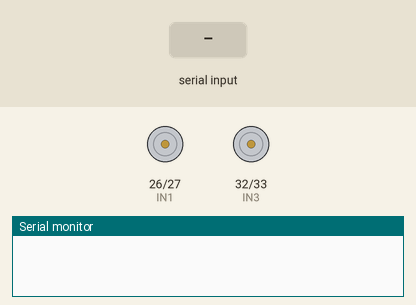
Bench run of a sketch on a simulated ESP32. On the bench: motor-driver pin pairs drawn as motors (green arrow = first pin HIGH = forward, orange = second pin HIGH = backward, longer = more drive), the last lines printed to the serial monitor. The inputs (shaded band) are chosen by the test bench.

Above: at 1.2 s.
1.3 s: "1" received over Serial
At 2.0 s:
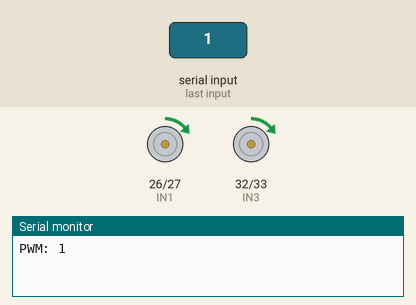
2.8 s: "0" received over Serial
At 3.1 s:
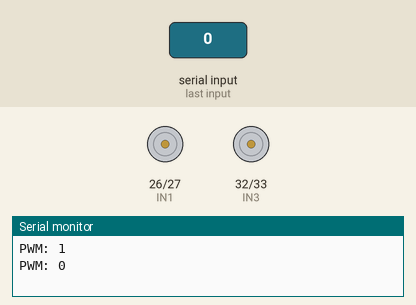
4.3 s: "0" received over Serial
At 5.5 s:
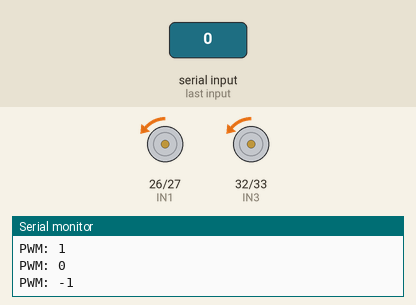
Timing chart, 0 to 7.3 s (numbered marks = the images above; inputs shaded):
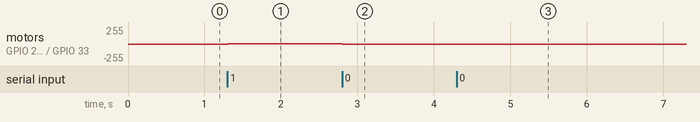

Measured:
- after the input at 1.3 s, motor on GPIO 26 (IN1) / GPIO 27 (IN2), motor on GPIO 32 (IN3) / GPIO 33 (IN4): stopped → forward 1/255 at once
- after the input at 2.8 s, motor on GPIO 26 (IN1) / GPIO 27 (IN2), motor on GPIO 32 (IN3) / GPIO 33 (IN4): forward 1/255 → stopped at once
- after the input at 4.3 s, motor on GPIO 26 (IN1) / GPIO 27 (IN2), motor on GPIO 32 (IN3) / GPIO 33 (IN4): stopped → backward 1/255 at once

The sketch:

DRV8833_MOTOR_TEST.ino
```cpp
/*
 * 【马达驱动方向和死区大小测试】
 *
 * pwm+为前进，pwm+-为后退
 * 左马达IN1 IN2,OUT1 OUT2 , pwm   38起转。
 * 右马达IN3 IN4，OUT3 OUT4, PWM   38起转。
 *
 */

#define IN1 26
#define IN2 27
#define IN3 32
#define IN4 33
int pwm = 0;

void motor(int left_EN, int right_EN)
{
  if (left_EN == 0)
  {
    analogWrite(IN1, 0);// 脉冲调制函数 analogWrite(pin, value)
    analogWrite(IN2, 0);
  }
  if (left_EN < 0)
  {
    if (left_EN < -255)
      left_EN = -255;
    analogWrite(IN1, 0);// 先让pwm清零
    analogWrite(IN2, 0 - left_EN);
  }
  if (left_EN > 0)
  {
    if (left_EN > 255)
      left_EN = 255;
    analogWrite(IN1, left_EN);
    analogWrite(IN2, 0);
  }
  if (right_EN == 0)
  {
    analogWrite(IN3, 0);
    analogWrite(IN4, 0);
  }
  if (right_EN < 0)
  {
    if (right_EN < -255)
      right_EN = -255;
    analogWrite(IN3, 0);
    analogWrite(IN4, 0 - right_EN);
  }
  if (right_EN > 0)
  {
    if (right_EN > 255)
      right_EN = 255;
    analogWrite(IN3, right_EN);
    analogWrite(IN4, 0);
  }
}

void serial_debug()
{
  if (Serial.available() > 0)
  {
    delay(5);
    char DATA = Serial.read();
    switch (DATA)
    {
    case '1':
      pwm++;
      Serial.print("PWM: ");
      Serial.println(pwm);
      break;
    case '0':
      pwm--;
      Serial.print("PWM: ");
      Serial.println(pwm);
      break;
    }
  }
}

void setup()
{
  Serial.begin(9600);
}

void loop()
{
  serial_debug();
  motor(pwm, pwm);
}
```
